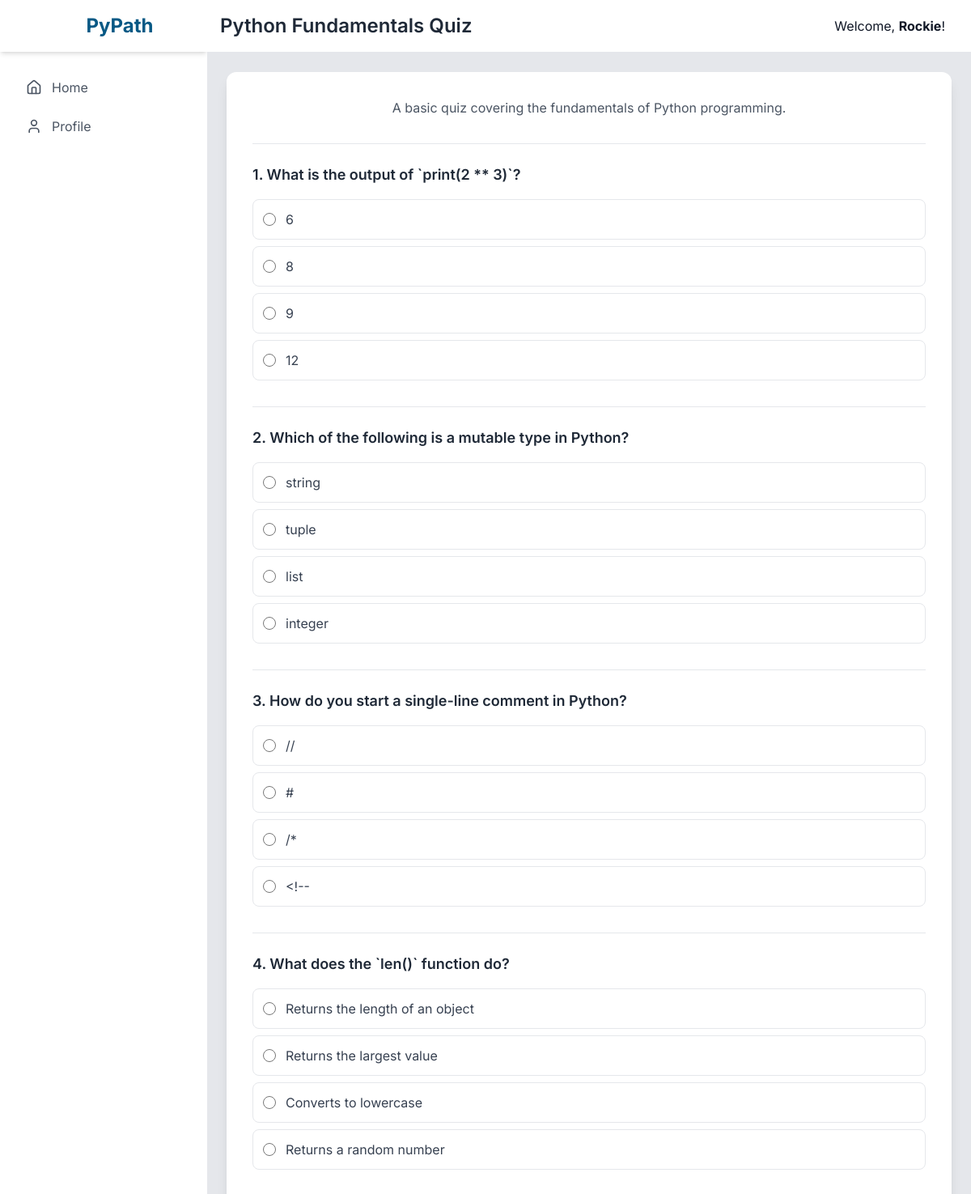
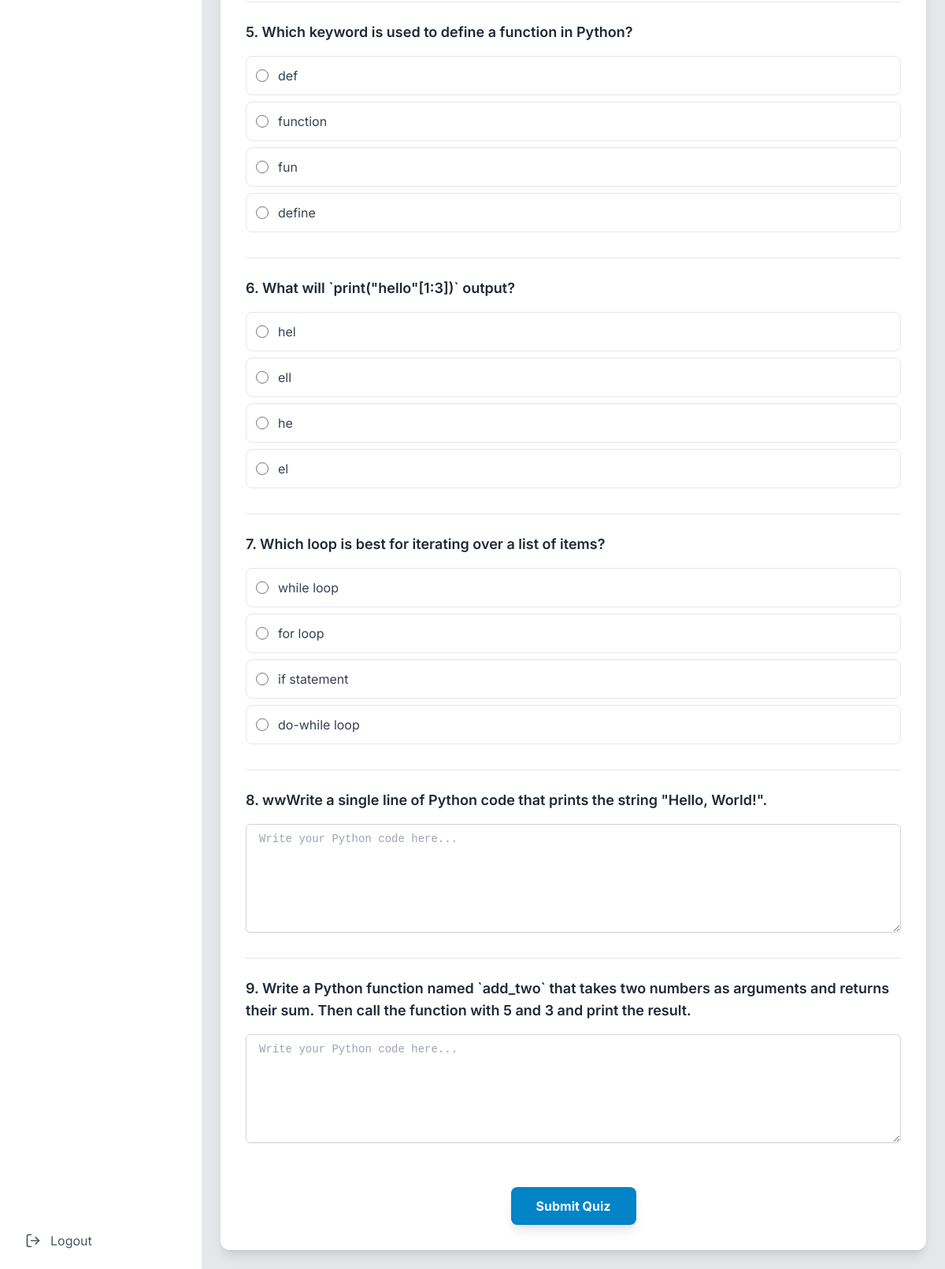
The app's page /quiz/1 (signed in) with its own data (2 pictures, top to bottom).
### tables this page shows
CREATE TABLE question_sets (
    id INTEGER PRIMARY KEY AUTOINCREMENT,
    title TEXT NOT NULL,
    description TEXT
);

CREATE TABLE questions (
    id INTEGER PRIMARY KEY AUTOINCREMENT,
    question_text TEXT NOT NULL,
    question_type TEXT NOT NULL DEFAULT 'multiple_choice', -- 'multiple_choice' or 'coding'
    topic TEXT NOT NULL, -- e.g., 'Variables', 'Loops', 'Functions' for the recommender system
    option_a TEXT,
    option_b TEXT,
    option_c TEXT,
    option_d TEXT,
    correct_answer TEXT,
    correct_code_output TEXT
);

### app.py (the view)
@app.route('/quiz/<int:set_id>')
def quiz(set_id):
    if not get_user_id(): return redirect(url_for('login'))
    conn = get_db_connection()
    questions = conn.execute('SELECT q.* FROM questions q JOIN set_questions sq ON q.id = sq.question_id WHERE sq.set_id = ?', (set_id,)).fetchall()
    set_info = conn.execute('SELECT * FROM question_sets WHERE id = ?', (set_id,)).fetchone()
    conn.close()
    return render_template('student/quiz.html', questions=questions, set_info=set_info)

### app.py (called while the page is built)
def get_db_connection():
    conn = sqlite3.connect('pypath.db', check_same_thread=False)
    conn.row_factory = sqlite3.Row
    return conn

def get_user_id():
    return session.get('user_id')

### templates/student/quiz.html (shortened to what this page needs)
{% extends "layout.html" %}
{% block header %}{{ set_info.title }}{% endblock %}
{% block content %}
<div class="max-w-4xl mx-auto">
    <div class="bg-white p-8 rounded-xl shadow-lg">
        <p class="text-center text-gray-600 mb-8">{{ set_info.description }}</p>
        <form action="{{ url_for('submit_quiz', set_id=set_info.id) }}" method="POST" class="space-y-8">
            {% for question in questions %}
            <div class="border-t pt-6">
                <p class="text-lg font-semibold text-gray-800 mb-4">{{ loop.index }}. {{ question.question_text }}</p>
                {% if question.question_type == 'multiple_choice' %}
                <div class="space-y-2">
                    <label class="flex items-center p-3 rounded-lg border border-gray-200 hover:bg-gray-50 cursor-pointer">
                        <input type="radio" name="question_{{ question.id }}" value="A" class="h-4 w-4 text-sky-600 border-gray-300 focus:ring-sky-500">
                        <span class="ml-3 text-gray-700">{{ question.option_a }}</span>
                    </label>
                    <label class="flex items-center p-3 rounded-lg border border-gray-200 hover:bg-gray-50 cursor-pointer">
                        <input type="radio" name="question_{{ question.id }}" value="B" class="h-4 w-4 text-sky-600 border-gray-300 focus:ring-sky-500">
                        <span class="ml-3 text-gray-700">{{ question.option_b }}</span>
                    </label>
                    <label class="flex items-center p-3 rounded-lg border border-gray-200 hover:bg-gray-50 cursor-pointer">
                        <input type="radio" name="question_{{ question.id }}" value="C" class="h-4 w-4 text-sky-600 border-gray-300 focus:ring-sky-500">
                        <span class="ml-3 text-gray-700">{{ question.option_c }}</span>
                    </label>
                    <label class="flex items-center p-3 rounded-lg border border-gray-200 hover:bg-gray-50 cursor-pointer">
                        <input type="radio" name="question_{{ question.id }}" value="D" class="h-4 w-4 text-sky-600 border-gray-300 focus:ring-sky-500">
                        <span class="ml-3 text-gray-700">{{ question.option_d }}</span>
                    </label>
                </div>
                {% elif question.question_type == 'coding' %}
                <div>
                    <textarea name="question_{{ question.id }}" rows="6" class="mt-1 block w-full px-4 py-2 font-mono text-sm border border-gray-300 rounded-md shadow-sm focus:ring-sky-500 focus:border-sky-500" placeholder="Write your Python code here..."></textarea>
                </div>
                {% endif %}
            </div>
            {% endfor %}
            <div class="text-center pt-6">
                <button type="submit" class="bg-sky-600 text-white font-bold py-3 px-8 rounded-lg shadow-lg hover:bg-sky-700 transition-transform transform hover:scale-105">
                    Submit Quiz
                </button>
            </div>
        </form>
    </div>
</div>
{% endblock %}

### templates/layout.html (style rules this page uses)
body { font-family: 'Inter', sans-serif; }

### records on screen
question_sets: title "Python Fundamentals Quiz", description "A basic quiz covering the fundamentals of Python programming."
questions: question_text "What is the output of `print(2 ** 3)`?", option_a "6", option_b "8", option_c "9", option_d "12"
questions: question_text "Which of the following is a mutable type in Python?", option_a "string", option_b "tuple", option_c "list", option_d "integer"
questions: question_text "How do you start a single-line comment in Python?", option_a "//", option_b "#", option_c "/*", option_d "<!--"
questions: question_text "What does the `len()` function do?", option_a "Returns the length of an object", option_b "Returns the largest value", option_c "Converts to lowercase", option_d "Returns a random number"
questions: question_text "Which keyword is used to define a function in Python?", option_a "def", option_b "function", option_c "fun", option_d "define"
questions: question_text "What will `print(\"hello\"[1:3])` output?", option_a "hel", option_b "ell", option_c "he", option_d "el"
questions: question_text "Which loop is best for iterating over a list of items?", option_a "while loop", option_b "for loop", option_c "if statement", option_d "do-while loop"
questions: question_text "wwWrite a single line of Python code that prints the string \"Hello, World!\".", id "Write your Python code here..."
questions: question_text "Write a Python function named `add_two` that takes two numbers as arguments and returns their sum. Then call the function with 5 and 3 and print the result.", id "Write your Python code here..."

### other values on screen
{{ session.first_name or session.username }} "Rockie"
